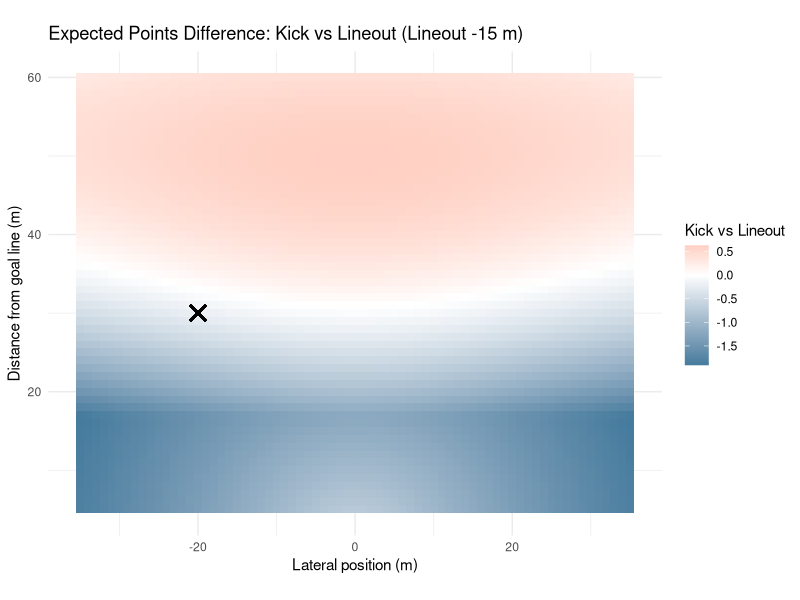
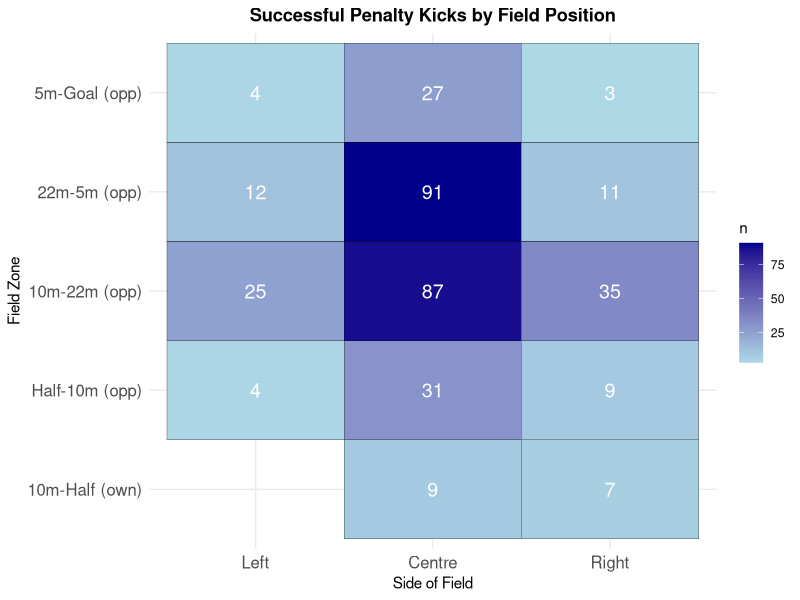
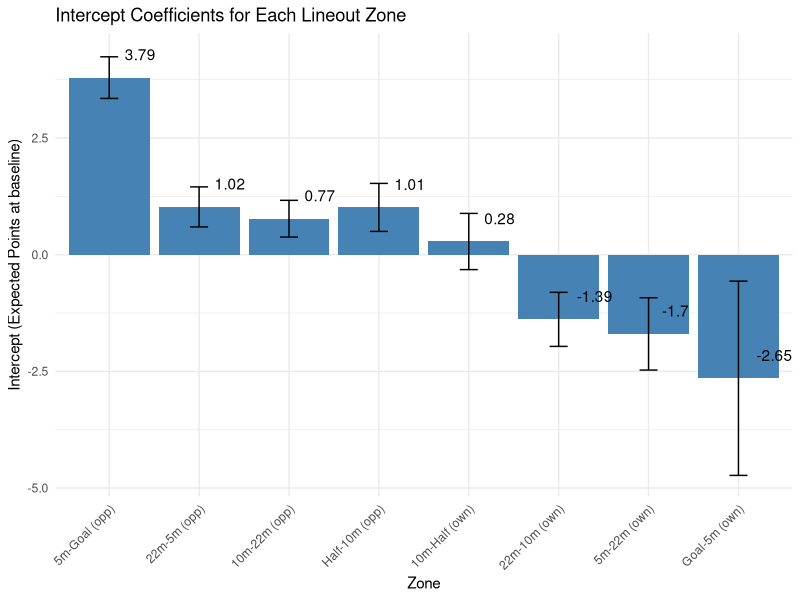
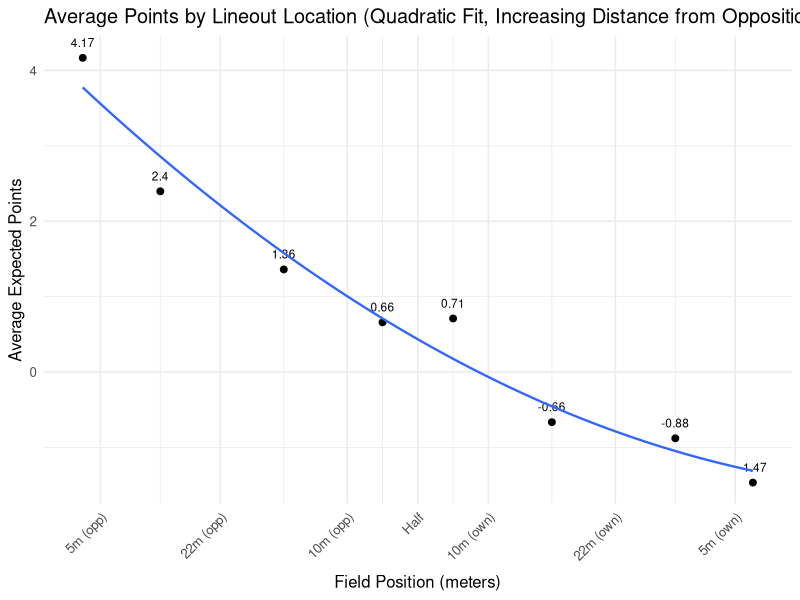
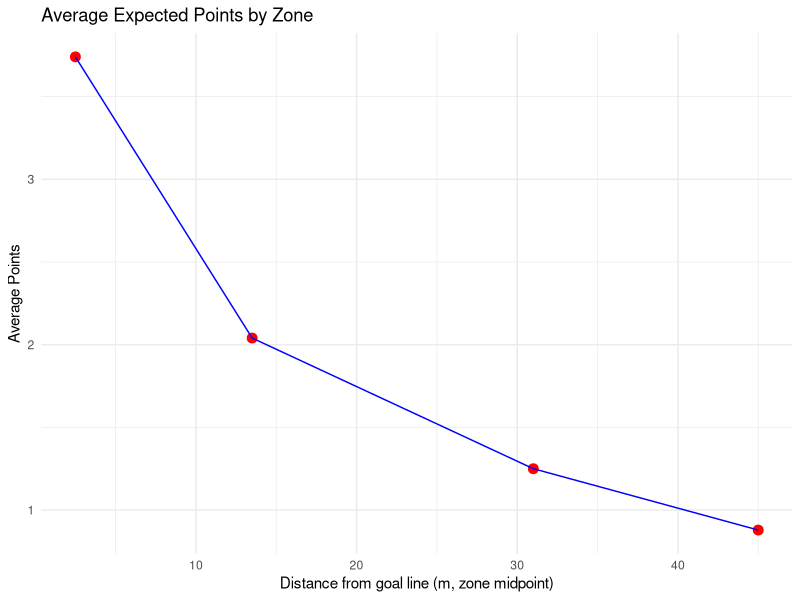
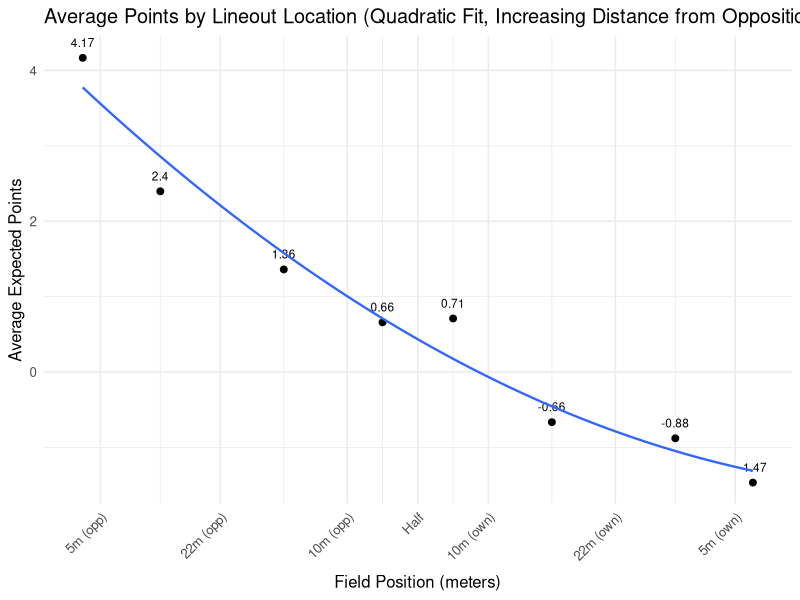
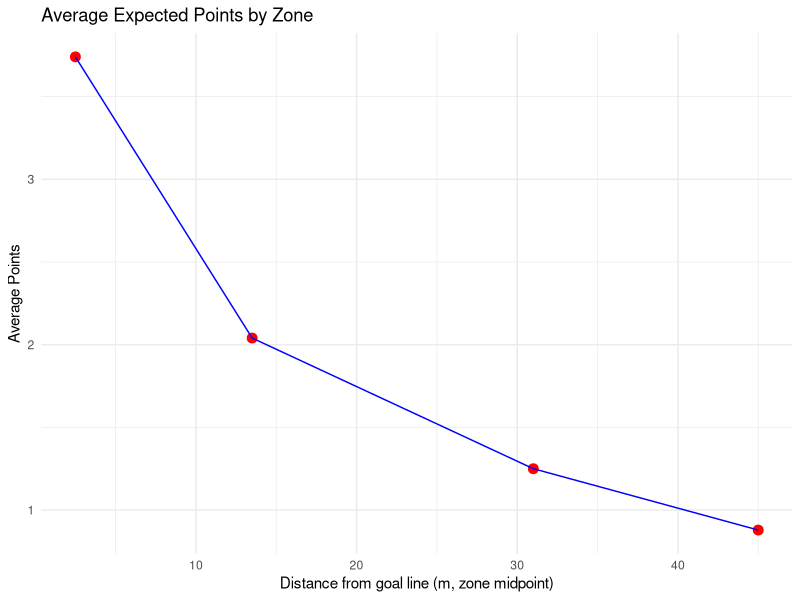
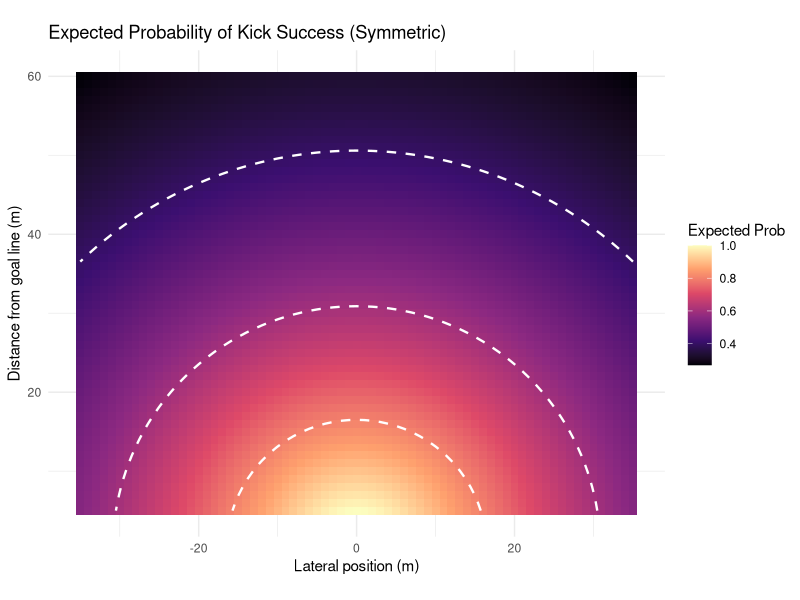

Generate these figures, in order, with R: (Note: this script raises an error after producing the figures.)
##################
### REFERENCES ###
##################

# setwd("/Users/kennywatts/Documents/GitHub/Rugby-Expected-Points/")

## Links to Article
# https://www.data-ruck.com/blog/predicting-kicks-outcome/
# https://journals.sagepub.com/doi/10.1177/22150218251365220

## Data Download Link
# https://zenodo.org/api/records/13851563/files-archive

# Goal Kicking Data
# https://www.sciencedirect.com/science/article/pii/S1440244014000255


################
### PACKAGES ###
################

# install.packages("patchwork")
library(patchwork)

# install.packages("stringr")
library(stringr)

# install.packages("tidyverse")
library(tidyverse)

# install.packages("dplyr")
library(dplyr)

#################
### DATA LOAD ###
#################

# run from project directory (or within .Rproj)
phase_data = read_csv("data/phase_2018-19.csv")
# preview data
head(phase_data)

########################
### DATA EXPLORATION ###
#######################

# location where the phase began, determined determined by the metre lines dividing the pitch
unique(phase_data$Location)

# period between subsequent rucks
unique(phase_data$Phase)

# location on the pitch where the phase began, determined by the lineout lines dividing the pitch
unique(phase_data$Side)

# how did the play start?
unique(phase_data$Play_Start)

# upon scoring, the event was assigned to all phases since the previous scoring event
unique(phase_data$Outcome)

# points difference (I'm assuming for whoever has possession of the ball)
## oftentimes this is from perspective of the home team, but if it flips back and forth w/ possession then you're right
unique(phase_data$Points_Difference)

# phase data including cards

phase_data_cards <- phase_data

# remove instances when cards occur
phase_data <- phase_data %>%
  filter(
    Red_Cards_Own == 0,
    Red_Cards_Opp == 0,
    Yellow_Cards_Own == 0,
    Yellow_Cards_Opp == 0
  ) %>%
  select(-Red_Cards_Own, -Red_Cards_Opp, -Yellow_Cards_Own, -Yellow_Cards_Opp)

# get restarts
restarts <- phase_data %>%
  filter(Play_Start == "Restart Kick", Phase ==1)

# list of unique restart locations
unique(restarts$Location)

# successfulpenalty kicks and locations
successful_penalty_kicks <- phase_data %>%
  arrange(ID) %>% 
  mutate(
    prev_location = lag(Location),          # previous play location
    prev_team = lag(Team_In_Poss),          # previous team in possession
    prev_side = lag(Side),                  # previous side
    score_change = Points_Difference - lag(Points_Difference),
    
    # flip certain "own" zones to "opp"
    prev_location = case_when(
      prev_location == "Goal-5m (own)"   ~ "5m-Goal (opp)",
      prev_location == "5m-22m (own)"    ~ "22m-5m (opp)",
      prev_location == "22m-10m (own)"   ~ "10m-22m (opp)",
      TRUE ~ prev_location
    )
  ) %>%
  # isolate for 3-point scores
  filter(
    abs(score_change) == 3
  ) %>%
  select(ID, Round, Home, Away, Location, prev_location, prev_team, prev_side, Points_Difference, Outcome)
# preview data
print(successful_penalty_kicks)


# mapping successful penalty kicks

zone_levels <- c("Goal-5m (own)", "5m-22m (own)", "22m-10m (own)", "10m-Half (own)",
                 "Half-10m (opp)", "10m-22m (opp)", "22m-5m (opp)", "5m-Goal (opp)")

successful_penalty_kicks <- successful_penalty_kicks %>%
  mutate(
    prev_location = factor(prev_location, levels = zone_levels),
    prev_side = factor(prev_side, levels = c("Left", "Centre", "Right"))
  )

field_counts <- successful_penalty_kicks %>%
  count(prev_location, prev_side)

p1 <- ggplot(field_counts, aes(x = prev_side, y = prev_location, fill = n)) +
  geom_tile(color = "black") +
  geom_text(aes(label = n), color = "white", size = 5) +
  scale_fill_gradient(low = "lightblue", high = "darkblue") +
  labs(title = "Successful Penalty Kicks by Field Position",
       x = "Side of Field",
       y = "Field Zone") +
  theme_minimal() +
  theme(
    axis.text.x = element_text(size = 12),
    axis.text.y = element_text(size = 12),
    plot.title = element_text(hjust = 0.5, face = "bold")
  )

ggsave("plots/penalty_kicks_by_position.png", p1, width = 10, height = 8, dpi = 300)

# expected points of lineout in different locations

phase_data <- phase_data %>%
  mutate(
    # extract signed numbers inside parentheses: (+3), (-3), etc.
    points = str_extract(Outcome, "[-+]?\\d+") %>% as.numeric(),
    
    # handle cases with no number (e.g. "no score", turnovers)
    points = ifelse(is.na(points), 0, points)
  )

zones <- c(
  "5m-Goal (opp)",
  "22m-5m (opp)",
  "10m-22m (opp)",
  "Half-10m (opp)",
  "10m-Half (own)",
  "22m-10m (own)",
  "5m-22m (own)",
  "Goal-5m (own)"
)

lineouts_clean <- phase_data %>%
  filter(
    Play_Start == "Lineout",
    Location %in% zones,
    Phase == 1
  ) %>%
  arrange(Round, Home, Away, Team_In_Poss, desc(Seconds_Remaining))

expected_points_by_zone <- lineouts_clean %>%
  group_by(Location) %>%
  summarise(
    n_phases = n(),
    avg_points = mean(points, na.rm = TRUE),
    total_points = sum(points, na.rm = TRUE),
    .groups = "drop"
)

print(expected_points_by_zone)

#####
# Expected points using linear regression
#####

last_play <- phase_data_cards %>%
  group_by(Round, Home, Away) %>%
  filter(ID == max(ID)) %>%
  ungroup() %>%
  mutate(
    last_play_points = str_extract(Outcome, "[-+]?\\d+") %>% as.numeric(),
    last_play_points = ifelse(is.na(last_play_points), 0, last_play_points),
    
    Score_Change = last_play_points,
    
    Final_Points_Difference = Points_Difference + Score_Change,
    Final_Points_Diff_Home = if_else(Team_In_Poss == "Home",
                                     Final_Points_Difference,
                                     -Final_Points_Difference)
)

# making win percentage column

matches <- last_play %>%
  select(Round, Home, Away, Final_Points_Diff_Home) %>%
  distinct()

team_games <- matches %>%
  pivot_longer(cols = c(Home, Away),
               names_to = "Side",
               values_to = "Team") %>%
  mutate(
    Win = case_when(
      Side == "Home" & Final_Points_Diff_Home > 0 ~ 1,
      Side == "Home" & Final_Points_Diff_Home <= 0 ~ 0,
      Side == "Away" & Final_Points_Diff_Home < 0 ~ 1,
      Side == "Away" & Final_Points_Diff_Home >= 0 ~ 0
    ),
    Round = as.numeric(Round)
  ) %>%
  arrange(Team, Round)

team_games <- team_games %>%
  group_by(Team) %>%
  arrange(Round) %>%
  mutate(
    Games_Played = lag(row_number(), default = 0),
    Wins_Before = lag(cumsum(Win), default = 0),
    WinPct_Before = if_else(Games_Played == 0, 0.5, Wins_Before / Games_Played)
  ) %>%
  ungroup()

phase_data_cards <- phase_data_cards %>%
  mutate(
    Team_for_join = case_when(
      Team_In_Poss == "Home" ~ Home,
      Team_In_Poss == "Away" ~ Away
    )
  )

phase_data_cards <- phase_data_cards %>%
  left_join(
    team_games %>% select(Team, Round, WinPct_Before),
    by = c("Team_for_join" = "Team", "Round" = "Round")
  )

regression_lineouts <- phase_data_cards %>%
  filter(
    Play_Start == "Lineout",
    Location %in% zones,
    Phase == 1
  )

regression_lineouts <- regression_lineouts %>%
  mutate(
    Home_Attack = if_else(Team_In_Poss == "Home", 1, 0)
  )

regression_lineouts <- regression_lineouts %>%
  mutate(
    Opponent = if_else(Team_In_Poss == "Home", Away, Home)
  ) %>%
  left_join(
    team_games %>% select(Team, Round, WinPct_Before) %>%
      rename(Opponent = Team,
             Opponent_WinPct = WinPct_Before),
    by = c("Opponent", "Round")
  )

regression_lineouts <- regression_lineouts %>%
  mutate(
    WinPct_Diff = WinPct_Before - Opponent_WinPct
  )

regression_lineouts <- regression_lineouts %>%
  mutate(
    Card_Diff = (Yellow_Cards_Opp + Red_Cards_Opp) - (Yellow_Cards_Own + Red_Cards_Own)
  )

regression_lineouts <- regression_lineouts %>%
  mutate(
  points = str_extract(Outcome, "[-+]?\\d+") %>% as.numeric(),
  points = ifelse(is.na(points), 0, points))

lineouts_by_zone <- split(regression_lineouts, regression_lineouts$Location)

zone_regressions <- list()

for (zone_name in names(lineouts_by_zone)) {
  df <- lineouts_by_zone[[zone_name]]
  
  lm_zone <- lm(points ~ Seconds_Remaining + Home_Attack + WinPct_Diff + Card_Diff, data = df)
  
  zone_regressions[[zone_name]] <- lm_zone
}

# Expected points for each zone using regression

library(broom)

zone_coefficients <- lapply(names(zone_regressions), function(zone) {
  broom::tidy(zone_regressions[[zone]]) %>%
    mutate(Location = zone)
}) %>%
  bind_rows()

zones_order <- c(
  "5m-Goal (opp)",
  "22m-5m (opp)",
  "10m-22m (opp)",
  "Half-10m (opp)",
  "10m-Half (own)",
  "22m-10m (own)",
  "5m-22m (own)",
  "Goal-5m (own)"
)

intercepts <- zone_coefficients %>%
  filter(term == "(Intercept)")

intercepts <- intercepts %>%
  mutate(Location = factor(Location, levels = zones_order))

reg_plot <- ggplot(intercepts, aes(x = Location, y = estimate)) +
  geom_col(fill = "steelblue") +
  geom_errorbar(aes(ymin = estimate - std.error, ymax = estimate + std.error), width = 0.2) +
  geom_text(aes(label = round(estimate, 2)),
            nudge_y = 0.5,   # move labels slightly above the bars
            hjust = -0.5) +   # center horizontally
  labs(
    x = "Zone",
    y = "Intercept (Expected Points at baseline)",
    title = "Intercept Coefficients for Each Lineout Zone"
  ) +
  theme_minimal() +
  theme(axis.text.x = element_text(angle = 45, hjust = 1))

ggsave("plots/reg_plot.png", reg_plot, width = 10, height = 6, dpi = 300)

# Expected Points of Lineout All Areas of the pitch

expected_points_by_zone <- lineouts_clean %>%
  group_by(Location) %>%
  summarise(
    n_phases = n(),
    avg_points = mean(points, na.rm = TRUE),
    total_points = sum(points, na.rm = TRUE),
    .groups = "drop"
  ) %>%
  mutate(Location = factor(Location, levels = zones_order)) %>%
  arrange(Location)

expected_points_regression <- intercepts %>%
  mutate(Location = factor(Location, levels = zones_order)) %>%
  arrange(Location)

# Print Table
print(expected_points_by_zone)

# Plot of Meteres vs Expected Points of Lineout

field_lines <- c(5, 22, 40, 50, 60, 78, 95)
line_names <- c("5m (opp)", "22m (opp)", "10m (opp)", "Half", "10m (own)", "22m (own)", "5m (own)")

zone_meters <- c(2.5, 13.5, 31, 45, 55, 69, 86.5, 97.5)

expected_points_by_zone$Location <- factor(expected_points_by_zone$Location, levels = zones_order)
expected_points_by_zone$meter_x <- zone_meters[match(as.character(expected_points_by_zone$Location), zones_order)]

expected_points_regression$Location <- factor(expected_points_regression$Location, levels = zones_order)
expected_points_regression$meter_x <- zone_meters[match(as.character(expected_points_regression$Location), zones_order)]

# Computing Quadratic Minimum

quad_fit_tmp <- lm(avg_points ~ poly(meter_x, 2), data = expected_points_by_zone)
quad_fit_reg <- lm(estimate ~ poly(meter_x, 2), data = expected_points_regression)

grid_x <- seq(min(expected_points_by_zone$meter_x, na.rm = TRUE),
              max(expected_points_by_zone$meter_x, na.rm = TRUE),
              length.out = 2000)

pred_tmp <- predict(quad_fit_tmp, newdata = data.frame(meter_x = grid_x))
pred_reg <- predict(quad_fit_reg, newdata = data.frame(meter_x = grid_x))

cap_x <- grid_x[which.min(pred_tmp)]
cap_x_reg <- grid_x[which.min(pred_reg)]

lineout_plot <- ggplot(expected_points_by_zone, aes(x = meter_x, y = avg_points)) +
  geom_point(size = 2) +
  geom_text(aes(label = round(avg_points, 2)), vjust = -1.2, size = 3, check_overlap = TRUE) +
  geom_smooth(method = "lm", formula = y ~ poly(pmin(x,  cap_x), 2), se = FALSE, linewidth = 0.8) +
  scale_x_continuous(
    breaks = field_lines,
    labels = line_names,
    expand = expansion(add = c(3, 3)),
    limits = c(0, 100)  # ensures full field range
  ) +
  labs(
    title = "Average Points by Lineout Location (Quadratic Fit, Increasing Distance from Opposition Goal Line)",
    x = "Field Position (meters)",
    y = "Average Expected Points"
  ) +
  theme_minimal(base_size = 12) +
  theme(
    axis.text.x = element_text(angle = 45, hjust = 1),
    axis.title.x = element_text(margin = ggplot2::margin(t = unit(8, "pt")))
  )

ggsave("plots/lineout_plot.png", lineout_plot, width = 10, height = 6, dpi = 300)

df <- tibble::tibble(
  y_mid = c(31, 13.5, 2.5, 45),
  avg_points = c(1.25, 2.04, 3.74, 0.879)
)

p2 <- ggplot(df, aes(x = y_mid, y = avg_points)) +
  geom_point(size = 3, color = "red") +
  geom_line(group = 1, color = "blue") +
  labs(
    title = "Average Expected Points by Zone",
    x = "Distance from goal line (m, zone midpoint)",
    y = "Average Points"
  ) +
  theme_minimal()

ggsave("plots/expected_points_by_zone.png", p2, width = 10, height = 6, dpi = 300)

# Regression quad plot

lineout_plot_reg <- ggplot(expected_points_regression, aes(x = meter_x, y = estimate)) +
  geom_point(size = 2) +
  geom_text(aes(label = round(estimate, 2)), vjust = -1.2, size = 3, check_overlap = TRUE) +
  geom_smooth(method = "lm", formula = y ~ poly(pmin(x,  cap_x_reg), 3), se = FALSE, linewidth = 0.8) +
  scale_x_continuous(
    breaks = field_lines,
    labels = line_names,
    expand = expansion(add = c(3, 3)),
    limits = c(0, 100)  # ensures full field range
  ) +
  labs(
    title = "Average Points by Lineout Location (Cubic Fit, Increasing Distance from Opposition Goal Line)",
    x = "Field Position (meters)",
    y = "Average Expected Points"
  ) +
  theme_minimal(base_size = 12) +
  theme(
    axis.text.x = element_text(angle = 45, hjust = 1),
    axis.title.x = element_text(margin = ggplot2::margin(t = unit(8, "pt")))
  )

ggsave("plots/lineout_plot_reg.png", lineout_plot, width = 10, height = 6, dpi = 300)

df_reg <- tibble::tibble(
  y_mid = c(31, 13.5, 2.5, 45),
  estimate = c(1.25, 2.04, 3.74, 0.879)
)

p2_reg <- ggplot(df_reg, aes(x = y_mid, y = estimate)) +
  geom_point(size = 3, color = "red") +
  geom_line(group = 1, color = "blue") +
  labs(
    title = "Average Expected Points by Zone",
    x = "Distance from goal line (m, zone midpoint)",
    y = "Average Points"
  ) +
  theme_minimal()

ggsave("plots/expected_points_regression.png", p2_reg, width = 10, height = 6, dpi = 300)

# coefficients from logistic regression (REPLICATE THIS)
beta_angle <- 0.45
beta_distance <- -0.022
intercept <- -1.78

x_vals <- seq(-35, 35, by = 1)
y_vals <- seq(5, 60, by = 1)
grid <- expand.grid(x = x_vals, y = y_vals)

# SET THIS AS DEFAULT VALUE, CORRECT IF NOT SO
post_half_width <- 2.81

# logistic function
logit_prob <- function(angle, distance) {
  1 / (1 + exp(-(beta_angle * angle + beta_distance * distance + intercept)))
}

compute_expected_points <- function(x, y, post_half_width = 2.81) {
  # positions of the posts along the x-axis
  left_post_x  <- -post_half_width
  right_post_x <-  post_half_width
  
  # distances to the posts from kicker at (x, y)
  angle_left  <- atan2(x + left_post_x, y)
  angle_right <- atan2(x - right_post_x, y)
  
  # angular width of target
  angle <- angle_right - angle_left
  
  # logistic probability
  distance <- sqrt(x^2 + y^2)
  prob_raw <- logit_prob(angle, distance)
  
  prob_raw
}

grid <- grid %>%
  mutate(
    prob_raw_pos = compute_expected_points(x, y),
    prob_raw_neg = compute_expected_points(-x, y),  # mirror kicker position
    prob_raw_max = pmax(prob_raw_pos, prob_raw_neg)
  ) %>%
  mutate(
    prob = prob_raw_max / max(prob_raw_max),
    expected_points = prob * 3 + (1-prob)*0.604    # 0.604 obtained from expected points following a 22 meter drop out
  )


# plot symmetric heatmap
thresholds <- c(0.8, 0.6, 0.4, 0.2)

p3 <- ggplot(grid, aes(x = x, y = y, fill = prob)) +
  geom_tile() +
  geom_contour(aes(z = prob),
               breaks = thresholds,
               color = "white",
               linewidth = 0.8,
               linetype = "dashed") +
  scale_fill_viridis_c(option = "magma", name = "Expected Prob") +
  coord_fixed() +
  labs(
    title = "Expected Probability of Kick Success (Symmetric)",
    x = "Lateral position (m)",
    y = "Distance from goal line (m)"
  ) +
  theme_minimal()

ggsave("plots/kick_success_probability.png", p3, width = 12, height = 10, dpi = 300)

p4 <- ggplot(grid, aes(x = x, y = y, fill = expected_points)) +
  geom_tile() +
  scale_fill_viridis_c(option = "magma", name = "Expected Points") +
  coord_fixed() +
  labs(
    title = "Expected Points of Kick Success (Symmetric)",
    x = "Lateral position (m)",
    y = "Distance from goal line (m)"
  ) +
  theme_minimal()

ggsave("plots/expected_points_heatmap.png", p4, width = 12, height = 10, dpi = 300)



# Expected Points after Penalty miss (drop kick from opposition 22m)

all_restarts <- restarts

head(all_restarts)
table(all_restarts$Location)

# Need to Remove All Restarts After Tries and Penalties

restarts_not_after_score <- phase_data %>%
  mutate(
    prev_ID = lag(ID),
    prev_Points = lag(Points_Difference),
    prev_Play = lag(Play_Start),
    prev_Team_In_Poss = lag(Team_In_Poss)
  ) %>%
  filter(
    Phase == 1,
    Play_Start == "Restart Kick",
    !is.na(prev_ID),
    abs(Points_Difference - prev_Points) == 0,
    Seconds_Remaining < 4795,
    !between(Seconds_Remaining, 2390, 2400)
  )



head(restarts_not_after_score)
table(restarts_not_after_score$Location)


# Filtering out unreasonable locations

avg_points_by_location_restarts <- restarts_not_after_score %>%
  group_by(Location) %>%
  summarise(
    n = n(),
    avg_expected_points = mean(points, na.rm = TRUE)
  ) %>%
  arrange(desc(avg_expected_points))

print(avg_points_by_location_restarts)

overall_avg_points_restarts <- restarts_not_after_score %>%
  summarise(overall_avg_expected_points = mean(points, na.rm = TRUE))

print(overall_avg_points_restarts)


# lineout expected points

expected_points_by_zone <- tibble(
  Location = c("10m-22m (opp)", "22m-5m (opp)", "5m-Goal (opp)", "Half-10m (opp)"),
  y_mid = c(31, 13.5, 2.5, 45),
  avg_points = c(1.25, 2.04, 3.74, 0.879)
)

expected_points_by_zone_reg <- tibble(
  Location = c("10m-22m (opp)", "22m-5m (opp)", "5m-Goal (opp)", "Half-10m (opp)"),
  y_mid = c(31, 13.5, 2.5, 45),
  avg_points = c(0.77, 1.02, 3.79, 1.01)
)

# fit quadratic function
quad_fit <- lm(avg_points ~ poly(y_mid, 2, raw = TRUE), data = expected_points_by_zone)
quad_fit_reg <- lm(avg_points ~ poly(y_mid, 2, raw = TRUE), data = expected_points_by_zone_reg)

y_dense <- seq(min(expected_points_by_zone$y_mid),
               max(expected_points_by_zone$y_mid), length.out = 500)
y_dense_reg <- seq(min(expected_points_by_zone_reg$y_mid),
               max(expected_points_by_zone_reg$y_mid), length.out = 500)

fitted_dense <- predict(quad_fit, newdata = data.frame(y_mid = y_dense))
fitted_dense_reg <- predict(quad_fit_reg, newdata = data.frame(y_mid = y_dense_reg))

p5 <- ggplot() +
  geom_point(data = expected_points_by_zone, aes(x = y_mid, y = avg_points), color = "blue") +
  geom_line(aes(x = y_dense, y = fitted_dense), color = "red", linewidth = 1) +
  labs(title = "Quadratic Fit to Average Points by Zone",
       x = "y_mid",
       y = "Average Points") +
  theme_minimal()

ggsave("plots/quadratic_fit.png", p5, width = 10, height = 6, dpi = 300)

p5_reg <- ggplot() +
  geom_point(data = expected_points_by_zone_reg, aes(x = y_mid, y = avg_points), color = "blue") +
  geom_line(aes(x = y_dense_reg, y = fitted_dense_reg), color = "red", linewidth = 1) +
  labs(title = "Quadratic Fit to Average Points by Zone",
       x = "y_mid",
       y = "Average Points") +
  theme_minimal()

ggsave("plots/quadratic_fit_reg.png", p5, width = 10, height = 6, dpi = 300)

interpolate_quad <- function(x) {
  predict(quad_fit, newdata = data.frame(y_mid = x))
}

interpolate_quad_reg <- function(x) {
  predict(quad_fit_reg, newdata = data.frame(y_mid = x))
}

grid <- grid %>%
  mutate(
    avg_points_interp = interpolate_quad(y),
    point_diff = expected_points - avg_points_interp
  )

grid_reg <- grid %>%
  mutate(
    avg_points_interp = interpolate_quad_reg(y),
    point_diff = expected_points - avg_points_interp
  )

# graph of if the lineout takes place at the same distance from goal as kick
p6 <- ggplot(grid, aes(x = x, y = y, fill = point_diff)) +
  geom_tile() +
  scale_fill_gradient2(
    low = "#457B9D",    # darker blue for negative
    mid = "white",       # zero
    high = "#E76F51",   # darker orange/red for positive
    midpoint = 0,
    name = "Kick vs Lineout"
  ) +
  coord_fixed() +
  labs(
    title = "Expected Points Difference: Kick vs Lineout",
    x = "Lateral position (m)",
    y = "Distance from goal line (m)"
  ) +
  theme_minimal()

ggsave("plots/kick_vs_lineout_comparison.png", p6, width = 12, height = 10, dpi = 300)

# with a y shift

y_shifts <- c(0, -5, -10, -15, -20, -25)

plots <- lapply(y_shifts, function(shift) {
  
  grid_shifted <- grid %>%
    mutate(
      avg_points_interp = pmin(interpolate_quad(y + shift), 3.74),  # cap at 3.74
      point_diff = expected_points - avg_points_interp
    )
  
  p <- ggplot(grid_shifted, aes(x = x, y = y, fill = point_diff)) +
    geom_tile() +
    scale_fill_gradient2(
      low = "#457B9D",    # darker blue for negative
      mid = "white",       # zero
      high = "#E76F51",   # darker orange/red for positive
      midpoint = 0,
      name = "Kick vs Lineout"
    ) +
    coord_fixed() +
    labs(
      title = paste("Expected Points Difference: Kick vs Lineout (Lineout", shift, "m)"),
      x = "Lateral position (m)",
      y = "Distance from goal line (m)"
    ) +
    theme_minimal()
  
  # Save each plot
  filename <- paste0("plots/kick_vs_lineout_shift_", abs(shift), "m.png")
  ggsave(filename, p, width = 12, height = 10, dpi = 300)
  
  p
})

# Specific y shift and decision marker

y_shift <- -15

marker_x <- -20
marker_y <- 30

grid_shifted <- grid %>%
  mutate(
    avg_points_interp = pmin(interpolate_quad(y + y_shift), 3.74),
    point_diff = expected_points - avg_points_interp
  )

decision_marker <- ggplot(grid_shifted, aes(x = x, y = y, fill = point_diff)) +
  geom_tile() +
  scale_fill_gradient2(
    low = "#457B9D",    # darker blue for negative
    mid = "white",       # zero
    high = "#E76F51",   # darker orange/red for positive
    midpoint = 0,
    name = "Kick vs Lineout"
  ) +
  coord_fixed() +
  labs(
    title = paste("Expected Points Difference: Kick vs Lineout (Lineout", y_shift, "m)"),
    x = "Lateral position (m)",
    y = "Distance from goal line (m)"
  ) +
  theme_minimal() +
  # Add your marker
  geom_point(aes(x = marker_x, y = marker_y), color = "black", size = 4, shape = 4, stroke = 1.2)

ggsave("plots/kick_vs_lineout_shift_15m_marker.png", decision_marker, width = 12, height = 10, dpi = 300)

decision_marker

marker_value <- grid_shifted %>%
  filter(x == marker_x, y == marker_y) %>%
  select(expected_points, avg_points_interp, point_diff)

marker_value <- marker_value %>%
  mutate(
    expected_points = round(expected_points, 2),
    avg_points_interp = round(avg_points_interp, 2),
    point_diff = round(point_diff, 2)
  )

marker_value


# All Blacks vs South Africa Game

sep_game_data = read_csv("data/All Blacks vs South Africa Game Sep 16th.csv")

sep_game_data <- sep_game_data %>%
  rename(
    x = `x location`,
    y = `y location`
  ) %>%
  mutate(
    x = x - 35
  )
  
sep_game_data <- sep_game_data %>%
  left_join(grid, by = c("x", "y"))

sep_game_data <- sep_game_data %>%
  mutate(
    optimal_decision = if_else(point_diff > 0, "lineout", "kick")
  )

decision_tbl <- sep_game_data %>%
  select(Decision, optimal_decision, point_diff)
print(decision_tbl)

decision_tbl <- decision_tbl %>%
  mutate(
    missed_points = if_else(Decision == optimal_decision, 0, point_diff)
  )
print(decision_tbl)

sum(abs(decision_tbl$missed_points))

# Graphing Decision Boundary

marker_x <- -20
marker_y <- 30

y_shifts <- seq(0, -25, by = -1)

shift_results <- lapply(y_shifts, function(shift) {
  grid_shifted <- grid %>%
    mutate(
      avg_points_interp = pmin(interpolate_quad(y + shift), 3.74),
      point_diff = expected_points - avg_points_interp
    )
  
  marker_val <- grid_shifted %>%
    mutate(dist = sqrt((x - marker_x)^2 + (y - marker_y)^2)) %>%
    slice_min(dist, n = 1) %>%
    select(expected_points, avg_points_interp)
  
  tibble(
    y_shift = shift,
    kick_EP = marker_val$expected_points,
    lineout_EP = marker_val$avg_points_interp
  )
}) %>%
  bind_rows()

shift_results_long <- shift_results %>%
  mutate(y_shift_plot = abs(y_shift)) %>%
  pivot_longer(
    cols = c(kick_EP, lineout_EP),
    names_to = "Option",
    values_to = "Expected_Points"
  )

f <- function(shift) interpolate_quad(marker_y + shift) - shift_results$kick_EP[1]

zero_shift <- -uniroot(f, c(-20, 30))$root

zero_shift

delta_intercept <- ggplot(shift_results_long, aes(x = y_shift_plot, y = Expected_Points, color = Option)) +
  geom_line(size = 1.2) +
  geom_point(size = 2) +
  geom_point(
    data = intersection,
    aes(x = y_shift_intersect, y = Expected_Points_intersect),
    color = "black", size = 3, shape = 21
  ) +
  geom_vline(xintercept = abs(zero_shift), linetype = "dashed", color = "black") +
  annotate(
    "text",
    x = abs(zero_shift) + 1,  # shift label slightly right (adjust as needed)
    y = max(shift_results_long$Expected_Points),
    label = sprintf("Intercept = %.2f m", abs(zero_shift)),
    vjust = -0.5,
    hjust = 0
  ) +
  theme_minimal() +
  labs(
    title = paste("Expected Points vs Lineout Shift at (", marker_x, ",", marker_y, ")"),
    x = "Yards Gained for Lineout (m)",
    y = "Expected Points",
    color = "Option"
  )

ggsave("plots/delta_intercept_graph.png", delta_intercept, width = 12, height = 10, dpi = 300)
